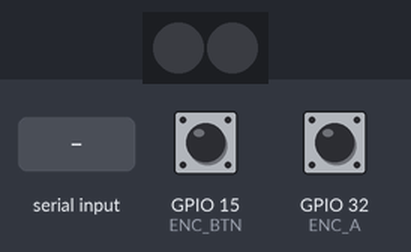
A sketch run on a simulated ESP32. Parts: 2 RGB LEDs in strip order, left to right. Inputs (shaded band) come from the test bench; at power-on: GPIO 15 (ENC_BTN) HIGH, GPIO 32 (ENC_A) HIGH. Dim RGB values are drawn brighter than linear; what the sketch prints to the serial monitor is not drawn.

Above: at 1.2 s.
1.3 s: "RED\n" received over Serial
At 1.7 s:
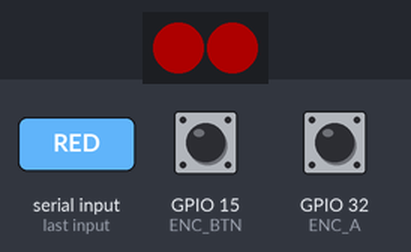
2.8 s: "GREEN\n" received over Serial
At 4.0 s:
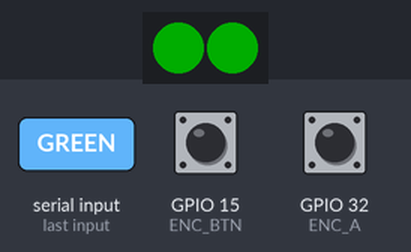
4.3 s: "BLUE\n" received over Serial
At 5.2 s:
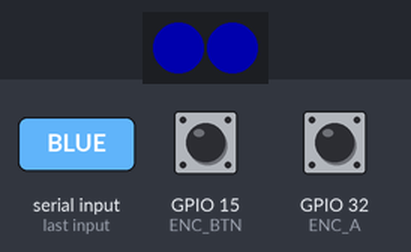
5.8 s: "YELLOW\n" received over Serial
At 6.3 s:
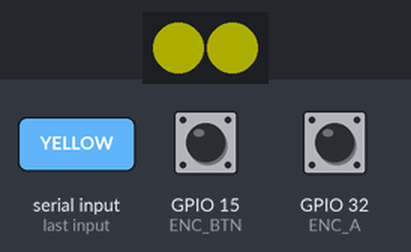
Timing chart, 0 to 8.8 s (numbered marks = the images above; inputs shaded):
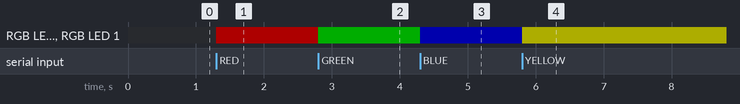

Measured:
- after the input at 1.3 s, RGB LED 0, RGB LED 1: off → RGB(50, 0, 0) at once
- after the input at 2.8 s, RGB LED 0, RGB LED 1: RGB(50, 0, 0) → RGB(0, 50, 0) at once
- after the input at 4.3 s, RGB LED 0, RGB LED 1: RGB(0, 50, 0) → RGB(0, 0, 50) at once
- after the input at 5.8 s, RGB LED 0, RGB LED 1: RGB(0, 0, 50) → RGB(50, 50, 0) at once

The sketch:

sketch_sep06c.ino
```cpp
#include <Adafruit_NeoPixel.h>

// =========================
// Encoder
// =========================
#define ENC_A   32
#define ENC_B   35
#define ENC_BTN 15

int lastA;
bool lastButton = HIGH;

// =========================
// LEDs
// =========================
#define LED_PIN 13
#define LED_COUNT 2

Adafruit_NeoPixel leds(
  LED_COUNT,
  LED_PIN,
  NEO_GRBW + NEO_KHZ800
);

// =========================
// LEDs ausschalten
// =========================
void ledsOff() {
  leds.clear();
  leds.show();
}

// =========================
// Farbe anzeigen
// =========================

void setBothLeds(uint32_t color) {
  leds.setPixelColor(0, color);
  leds.setPixelColor(1, color);
  leds.show();
}

void showColor(String color) {

  leds.clear();

  if (color == "RED") {
   setBothLeds(leds.Color(50, 0, 0, 0));
  }

  else if (color == "GREEN") {
    setBothLeds(leds.Color(0, 50, 0, 0));
  }

  else if (color == "BLUE") {
    setBothLeds(leds.Color(0, 0, 50, 0));
  }

  else if (color == "YELLOW") {
    setBothLeds(leds.Color(50, 50, 0, 0));
  }

  else if (color == "OFF") {
    ledsOff();
    return;
  }

  leds.show();
}

// =========================
// Setup
// =========================
void setup() {

  Serial.begin(115200);

  // Encoder
  pinMode(ENC_A, INPUT_PULLUP);

  // GPIO35 hat beim ESP32 keinen internen Pullup
  pinMode(ENC_B, INPUT);

  pinMode(ENC_BTN, INPUT_PULLUP);

  lastA = digitalRead(ENC_A);

  // LEDs
  leds.begin();
  leds.clear();
  leds.show();

  Serial.println("READY");
}

// =========================
// Loop
// =========================
void loop() {

  // -------------------------
  // Encoder drehen
  // -------------------------
  int currentA = digitalRead(ENC_A);

  if (currentA != lastA) {

    if (currentA == LOW) {

      if (digitalRead(ENC_B) != currentA) {
        Serial.println("RIGHT");
      }
      else {
        Serial.println("LEFT");
      }
    }
  }

  lastA = currentA;

  // -------------------------
  // Encoder drücken
  // -------------------------
  bool button = digitalRead(ENC_BTN);

  if (button == LOW && lastButton == HIGH) {
    Serial.println("PRESS");
    delay(30);
  }

  lastButton = button;

  // -------------------------
  // Befehle von Python empfangen
  // -------------------------
  if (Serial.available()) {

    String command = Serial.readStringUntil('\n');

    command.trim();

    if (
      command == "RED" ||
      command == "GREEN" ||
      command == "BLUE" ||
      command == "YELLOW" ||
      command == "OFF"
    ) {
      showColor(command);
    }
  }
}
```
